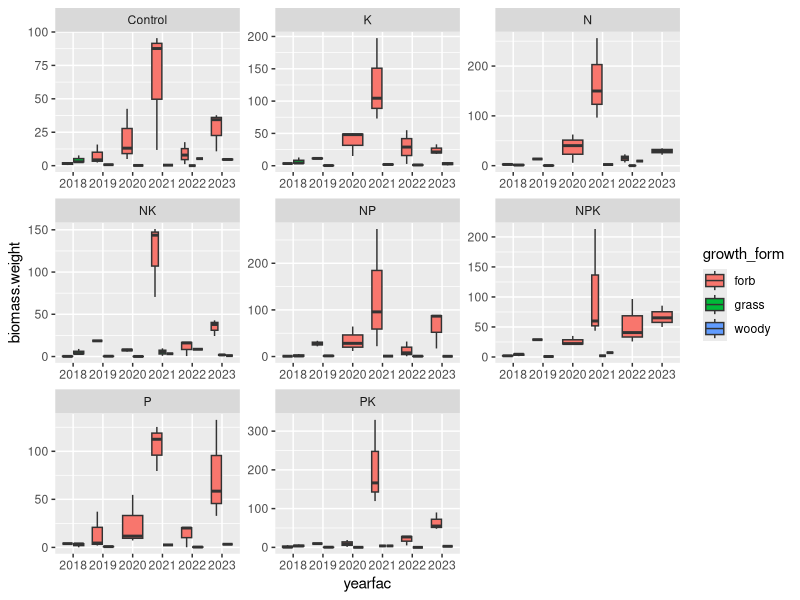
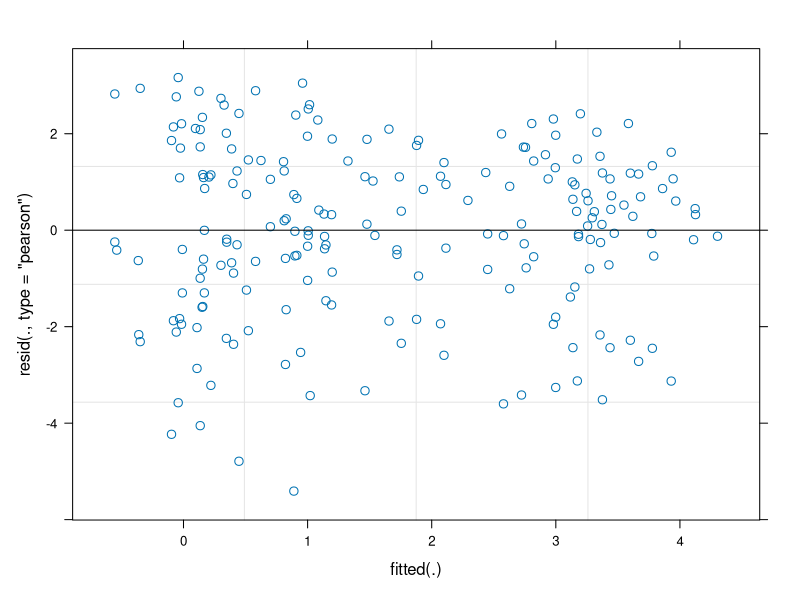
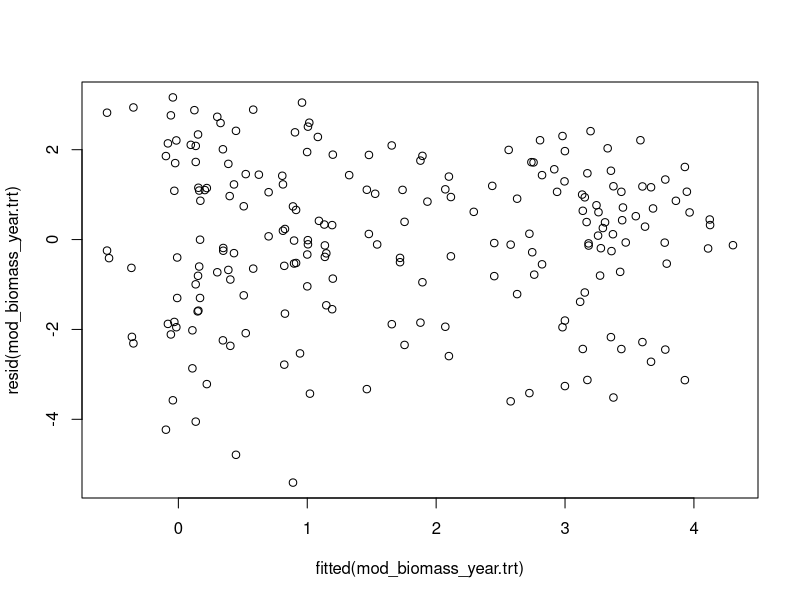

The R script that drew these images, in order: (Note: this script raises an error after producing the figures.)
###############################################################################
## Purpose: script to analyze the NutNet lubb.us species biomass data
## data spans from 2018 to 2023 
## author : Monika Kelley
###############################################################################

## load packages
library(tidyverse)
library(ggplot2)  ## do not install again queen 
library(dplyr)
library(lme4)
library(car)
library(emmeans)
library(vegan)
library(multcompView)
library(multcomp)
library(readxl)
library(lubridate)
library(ggpubr)
library(patchwork)



###############################################################################
## Loading and cleaning data
###############################################################################

### Original data, LBK biomass ----
biomass_00_raw <- read.csv("../data/Biomass.csv")



### Cleaning ---- 

## checking for what categories are there
unique(biomass_00_raw$pft)

## remove "dead" categories
biomass_01_plants <- subset(biomass_00_raw, !(pft == 'dead' | pft == 'Dead'))

## making a new column to standardize growth forms 
# code used to check unique life forms
unique(biomass_01_plants$pft)
unique(biomass_01_plants$growth_form)

# grass
biomass_01_plants$growth_form[biomass_01_plants$pf == 'grasses' | 
                                biomass_01_plants$pft == 'grasses ' |
                                biomass_01_plants$pft == 'grass'] <- 'grass'

# forb
biomass_01_plants$growth_form[biomass_01_plants$pf == 'herbs'] <- 'forb'

# Woody species
biomass_01_plants$growth_form[biomass_01_plants$pf == 'woody'] <- 'woody'


## grouping and summarizing code
# group by plot per year
biomass_02_grouped <- group_by(biomass_01_plants, Plot, Year, DOY, growth_form)
head(biomass_02_grouped)

# means for growth_form weights by plot
biomass_03_mean.weight <- summarise(biomass_02_grouped, biomass.weight = mean(weight))
head(biomass_03_mean.weight)



### adding in additional site and plot information ----

## reading in plot information
plot_information <- read.csv('../data/plot_types.csv')[,2:3]

## adding plot information to biomass data
biomass_04_plot.info <- left_join(biomass_03_mean.weight, plot_information)

## adding specific plot type columns
biomass_04_plot.info <- biomass_04_plot.info %>%
  mutate(n = ifelse(trt == "N" | trt == "NP" | trt == "NK" | trt == "NPK" | trt == "NPK+Fence", 1, 0),
         p = ifelse(trt == "P" | trt == "NP" | trt == "PK" | trt == "NPK" | trt == "NPK+Fence", 1, 0),
         k = ifelse(trt == "K" | trt == "NK" | trt == "PK" | trt == "NPK" | trt == "NPK+Fence", 1, 0))

## add in treatment as binary factors
biomass_04_plot.info$nfac <- as.factor(biomass_04_plot.info$n)
biomass_04_plot.info$pfac <- as.factor(biomass_04_plot.info$p)
biomass_04_plot.info$kfac <- as.factor(biomass_04_plot.info$k)

## add in plot and year as binary factors
biomass_04_plot.info$plotfac <- as.factor(biomass_04_plot.info$Plot)
biomass_04_plot.info$yearfac <- as.factor(biomass_04_plot.info$Year)

## add in blocks 
biomass_04_plot.info$block <- 'block2'
biomass_04_plot.info$block[biomass_04_plot.info$Plot <15] <- 'block1'
biomass_04_plot.info$block[biomass_04_plot.info$Plot >28] <- 'block3'

## removing certain plot types (fence, extra control plots)
biomass_05_cleaned <- subset(biomass_04_plot.info, !(trt == 'Fence' | trt == 'NPK+Fence' |trt == 'xControl'))




###############################################################################
### model making time
###############################################################################

## statistical models of diversity across years
# testing the hypotheses about treatment impacts on community diversity, 
# accounting for year-to-year differences


## looking over cleaned data
head(biomass_05_cleaned)
colnames(biomass_05_cleaned)



### preliminary plotting biomass_05_cleaned ----

# plot: growth form, biomass weight, and year
# probably more informative if plotted with a line, look at more later
(prelim_plot <- ggplot(biomass_05_cleaned, aes (yearfac, biomass.weight)) + 
    geom_boxplot( aes(fill = growth_form)) + facet_wrap(~ trt, scales = "free") +
    geom_smooth(method = "lm"))



### model 01 ----

## model 01
mod_biomass_year.trt <- lmer(log(biomass.weight) ~ yearfac * nfac * pfac * kfac + (1|plotfac) + (1|block), data = biomass_05_cleaned)

## Looking at model 01 ----
summary(mod_biomass_year.trt)

# Component-Component plus Residual plot (CCPR plot)
plot(mod_biomass_year.trt, which = 1)
plot(resid(mod_biomass_year.trt) ~ fitted(mod_biomass_year.trt))

# ANOVA: !! ERROR, "Error in match.arg(type) : 'arg' must be of length 1"
Anova(mod_biomass_year.trt, ~ yearfac)
